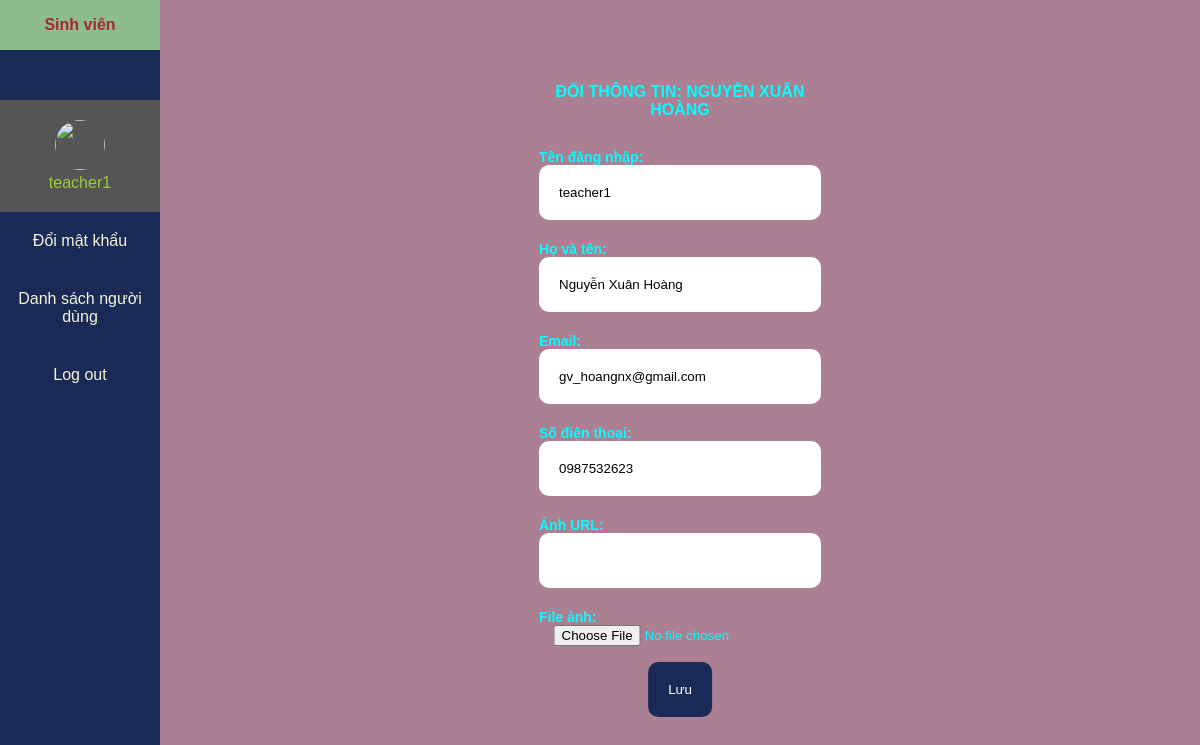
/student/doi_thongtin.php (signed in), run on the app's committed database.
### tables this page shows
CREATE TABLE `sv` (
  `id` varchar(100) NOT NULL,
  `username` varchar(100) NOT NULL,
  `pass` varchar(100) NOT NULL,
  `code` int NOT NULL,
  `name` varchar(100) NOT NULL,
  `SDT` varchar(100) NOT NULL,
  `email` varchar(100) NOT NULL,
  `avatar` varchar(100) NOT NULL
);

### student/doi_thongtin.php (the view, shortened to what this page needs)
<?php
include("../connectSQL.php");
$id = $_SESSION["id"];
$sql = "SELECT * FROM sv WHERE id = '$id'";
$result = $conn->query($sql);
$row = $result->fetch_array(MYSQLI_NUM);
$name = $row[4];
$username = $row[1];
$phonenumber = $row[5];
$email = $row[6];
$avatar = $_SESSION["avatar"];
?>
<!DOCTYPE html>
<html lang="en">
<head>
    <link rel="stylesheet" href="student.css">
</head>
<body class="conf">
    <div class="sidebar">
        <div class="code">Sinh viên</div>
        <ul class="menu">
            <li>
                <a href="student.php" class="chon"> <img class="avatar" src="<?php echo $avatar ?>"><?php echo "<div>" . $_SESSION["username"] . "</div>"; ?> </a>
            </li>
            <li>
                <a href="doi_mk.php">Đổi mật khẩu</a>
            </li>
            <li>
                <a href="ds_user.php?code=2">Danh sách người dùng</a>
            </li>
            <li>
                <a href="../logout.php">Log out</a>
            </li>
        </ul>
    </div>
    <div class="content">
        <form action="" method="post" enctype="multipart/form-data">
            <p style="text-align: center;">Đổi thông tin: <?php echo $name ?> </p>
            <label for="username">Tên đăng nhập:</label><br>
            <input type="text" readonly name="username" value="<?php echo $username ?>"><br>
            <label for="name">Họ và tên:</label><br>
            <input type="text" readonly name="name" value="<?php echo $name ?>"><br>
            <label for="email">Email:</label><br>
            <input type="text" name="email" value="<?php echo $email ?>"><br>
            <label for="phonenumber">Số điện thoại:</label><br>
            <input type="text" name="phonenumber" value="<?php echo $phonenumber ?>"><br>
            <label for="phonenumber">Ảnh URL:</label><br>
            <input type="text" name="URL"><br>
            <label for="avatar">File ảnh:</label>
            <input type="file" name="uploadFile"><br><br>
            <input type="submit" value="Lưu" name="update">
        </form>
    </div>
</body>
</html>

### student/student.css (style rules this page uses)
* { margin: 0; padding: 0; font-family: sans-serif; }
.avatar { width: 50px; height: 50px; border-radius: 50%; }
.code { height: 50px; display: flex; align-items: center; justify-content: center; background-color: darkseagreen; font-weight: 600; color: brown; }
.conf { background-repeat: no-repeat; background-size: cover; background-image: url("https://mega.com.vn/media/news/0106_hinh-nen-4k-may-tinh14.jpg"); }
.sidebar { height: 100%; width: 160px; position: fixed; z-index: 1; top: 0; left: 0; background-color: #192a56; overflow-x: hidden; font-size: 16px; }
.sidebar .menu { margin-top: 50px; }
.sidebar .menu li { list-style-type: none; }
.chon { background-color: #555!important; color: yellowgreen!important; }
.sidebar .menu li a { display: block; padding: 20px 0; text-decoration: none; color: beige; text-align: center; }
.content, .con { margin-left: 160px; padding: 50px; box-sizing: border-box; font-size: 14px; height: 100vh; background: rgba(88, 2, 38, 0.5); box-sizing: border-box; color:cyan; font-weight: 600; }
.content form { width: 30%; position: relative; left: 50%; top: 50%; transform: translate(-50%, -50%); }
.content p, .con p { font-size: 16px!important; font-weight: bold; text-transform: uppercase; margin-bottom: 30px; }
.content input[type="text"], .content input[type="password"] { display: block; width: 100%; border: none; border-radius: 10px; padding: 20px; box-sizing: border-box; margin-bottom: 5px; }
.content input[type="submit"], .con input[type="submit"] { border: none; padding: 20px; background: #192a56; color: white; position: relative; left: 50%; transform: translateX(-50%); border-radius: 10px; }
.content form input[type="file"] { position: relative; left: 50%; transform: translateX(-50%); }

### data on the page
sv: name "NGUYỄN XUÂN HOÀNG", username "teacher1", name "Nguyễn Xuân Hoàng", email "gv_hoangnx@gmail.com", phonenumber "0987532623"

### other printed values
$_SESSION["username"] "teacher1"
